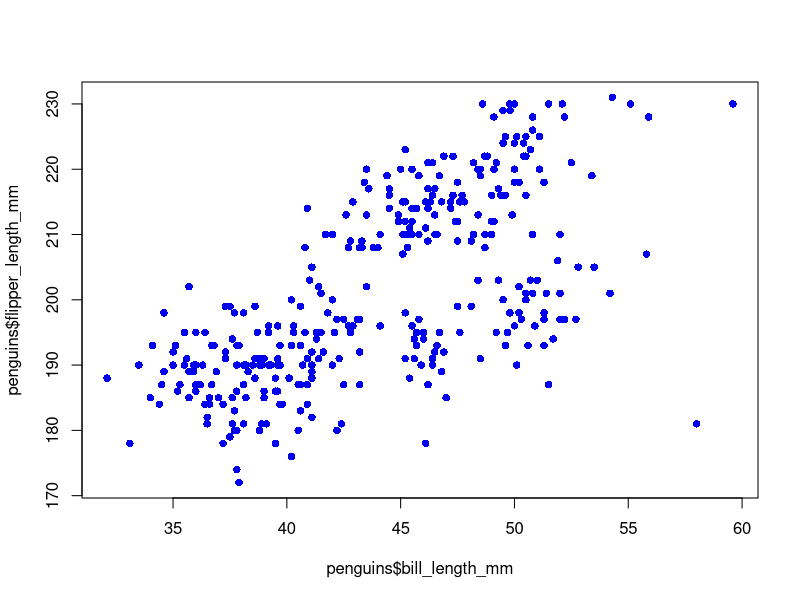

Here is the R script that generated this plot:
library(palmerpenguins)

plot(
  penguins$bill_length_mm, 
  penguins$flipper_length_mm,
  col = "blue2",
  pch = 16
)

